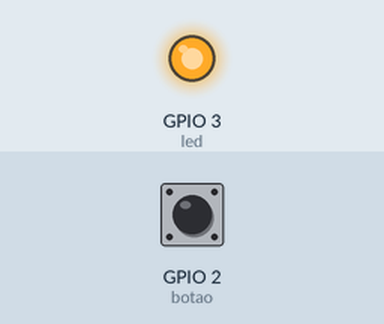
Simulated run of this sketch. Board: ESP32. Parts: output pins drawn as LEDs (lit = HIGH). Inputs (shaded band) come from the test bench; at power-on: GPIO 2 (botao) HIGH. What the sketch prints to the serial monitor is not drawn.

Above: at 0.1 s.
At 0.6 s:
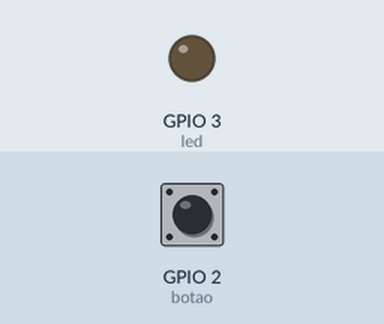
Timing chart, 0 to 2.1 s (numbered marks = the images above):
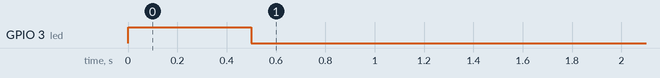

The sketch:

Codigo_4_WatchDOG.ino
```cpp
#include <avr/wdt.h>

int led = 3;
int botao = 2;
int estado_botao;

void setup() {
  //pulsante collegato tra pin 3 e GND
  pinMode(botao, INPUT_PULLUP);
  pinMode(led, OUTPUT);
  Serial.begin(9600);
  //il Watchdog resta attivo dopo il reset e, se non disabilitato,
  //esso può provocare il reset perpetuo del microcontrollore
  wdt_disable();
  Serial.println("Cão-de-Guarda em ação!!");
  Serial.println("Arduino acordado!");
  wdt_enable(WDTO_4S);

  digitalWrite(led,HIGH);
  delay(500);
  digitalWrite(led,LOW);
}

void loop() {
  estado_botao = HIGH;
  while (estado_botao) {
    estado_botao = digitalRead(botao);
    delay(100);
    Serial.print(".");
  }
  Serial.println("Arduino acordado!");
  wdt_reset();
}
```
